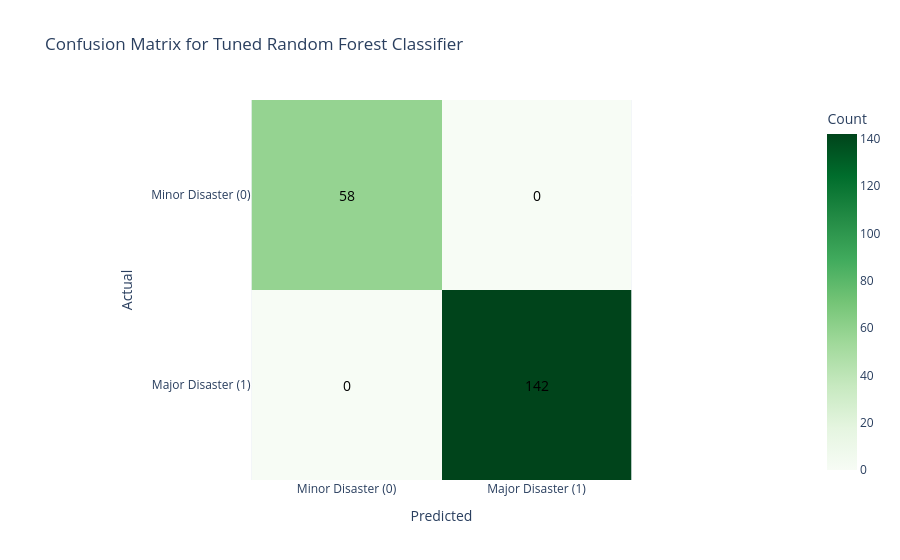

Notebook code cell kept with this figure:
### Markdown cell above
## 16. Visual Representation of the Results

After tuning, we'll evaluate the best model's performance on the test set and visually compare its predictions against the true labels. This helps us understand how well the model performs in practice and identify areas for improvement.

### Code cell
if not X_test.empty and best_rf_model:
    logger.info("Visualizing results of the best model (tuned Random Forest).")

    try:
        y_pred_tuned = best_rf_model.predict(X_test)
        y_proba_tuned = best_rf_model.predict_proba(X_test)[:, 1]

        # Evaluation metrics for the tuned model
        accuracy_tuned = accuracy_score(y_test, y_pred_tuned)
        f1_tuned = f1_score(y_test, y_pred_tuned)
        roc_auc_tuned = roc_auc_score(y_test, y_proba_tuned)

        print("\n--- Tuned Random Forest Classifier Performance on Test Set ---")
        print(f"Accuracy: {accuracy_tuned:.4f}")
        print(f"F1-Score: {f1_tuned:.4f}")
        print(f"ROC AUC: {roc_auc_tuned:.4f}")

        # Confusion Matrix for the tuned model
        cm_tuned = confusion_matrix(y_test, y_pred_tuned)
        labels = ['Minor Disaster (0)', 'Major Disaster (1)']

        fig_cm = px.imshow(cm_tuned,
                           labels=dict(x="Predicted", y="Actual", color="Count"),
                           x=labels,
                           y=labels,
                           color_continuous_scale='Greens',
                           title='Confusion Matrix for Tuned Random Forest Classifier')

        fig_cm.update_xaxes(side="bottom")
        for i in range(len(labels)):
            for j in range(len(labels)):
                fig_cm.add_annotation(dict(x=j, y=i, text=str(cm_tuned[i, j]), showarrow=False, font=dict(color="black", size=14)))
        fig_cm.show()

        # ROC Curve for the tuned model
        fpr_tuned, tpr_tuned, _ = roc_curve(y_test, y_proba_tuned)
        fig_roc = go.Figure()
        fig_roc.add_shape(type='line', line=dict(dash='dash'), x0=0, x1=1, y0=0, y1=1)
        fig_roc.add_trace(go.Scatter(x=fpr_tuned, y=tpr_tuned, name=f'Tuned RF (AUC={roc_auc_tuned:.2f})', mode='lines'))
        fig_roc.update_layout(
            title_text='ROC Curve for Tuned Random Forest Classifier',
            xaxis_title='False Positive Rate',
            yaxis_title='True Positive Rate',
            yaxis=dict(scaleanchor="x", scaleratio=1),
            xaxis=dict(constrain='domain')
        )
        fig_roc.show()

        # Comparison of predicted vs true data (sample)
        # Combine a sample of actual and predicted values for a visual comparison
        comparison_df = pd.DataFrame({'Actual': y_test, 'Predicted': y_pred_tuned}).sample(min(len(y_test), 50), random_state=42).reset_index(drop=True)
        comparison_df['Correct'] = comparison_df['Actual'] == comparison_df['Predicted']

        fig_comp = px.bar(comparison_df, x=comparison_df.index, y=['Actual', 'Predicted'],
                          color='Correct', barmode='group',
                          title='Sample Comparison: Actual vs. Predicted (Tuned Random Forest)',
                          labels={'index': 'Sample Index', 'value': 'Major Disaster (0/1)'})
        fig_comp.update_layout(
            xaxis_title='Sample Index (Subset of Test Data)',
            yaxis_title='Actual / Predicted Major Disaster',
            legend_title_text='Correct Prediction',
            hovermode='x unified'
        )
        fig_comp.show()

    except Exception as e:
        logger.error(f"Error during visualization of tuned model results: {e}")
else:
    logger.warning("Test data or best model not available. Skipping results visualization.")

### Figure 1 — Plotly figure (JSON) as saved in the notebook; plotly's stock layout.template omitted (floating-point values rounded to 4 significant figures)
{"data": [{"coloraxis": "coloraxis", "hovertemplate": "Predicted: %{x}<br>Actual: %{y}<br>Count: %{z}<extra></extra>", "name": "0", "type": "heatmap", "x": ["Minor Disaster (0)", "Major Disaster (1)"], "xaxis": "x", "y": ["Minor Disaster (0)", "Major Disaster (1)"], "yaxis": "y", "z": [[58, 0], [0, 142]]}], "layout": {"annotations": [{"font": {"color": "black", "size": 14}, "showarrow": false, "text": "58", "x": 0, "y": 0}, {"font": {"color": "black", "size": 14}, "showarrow": false, "text": "0", "x": 1, "y": 0}, {"font": {"color": "black", "size": 14}, "showarrow": false, "text": "0", "x": 0, "y": 1}, {"font": {"color": "black", "size": 14}, "showarrow": false, "text": "142", "x": 1, "y": 1}], "coloraxis": {"colorbar": {"title": {"text": "Count"}}, "colorscale": [[0, "rgb(247,252,245)"], [0.125, "rgb(229,245,224)"], [0.25, "rgb(199,233,192)"], [0.375, "rgb(161,217,155)"], [0.5, "rgb(116,196,118)"], [0.625, "rgb(65,171,93)"], [0.75, "rgb(35,139,69)"], [0.875, "rgb(0,109,44)"], [1, "rgb(0,68,27)"]]}, "title": {"text": "Confusion Matrix for Tuned Random Forest Classifier"}, "xaxis": {"anchor": "y", "constrain": "domain", "domain": [0, 1], "scaleanchor": "y", "side": "bottom", "title": {"text": "Predicted"}}, "yaxis": {"anchor": "x", "autorange": "reversed", "constrain": "domain", "domain": [0, 1], "title": {"text": "Actual"}}}}
